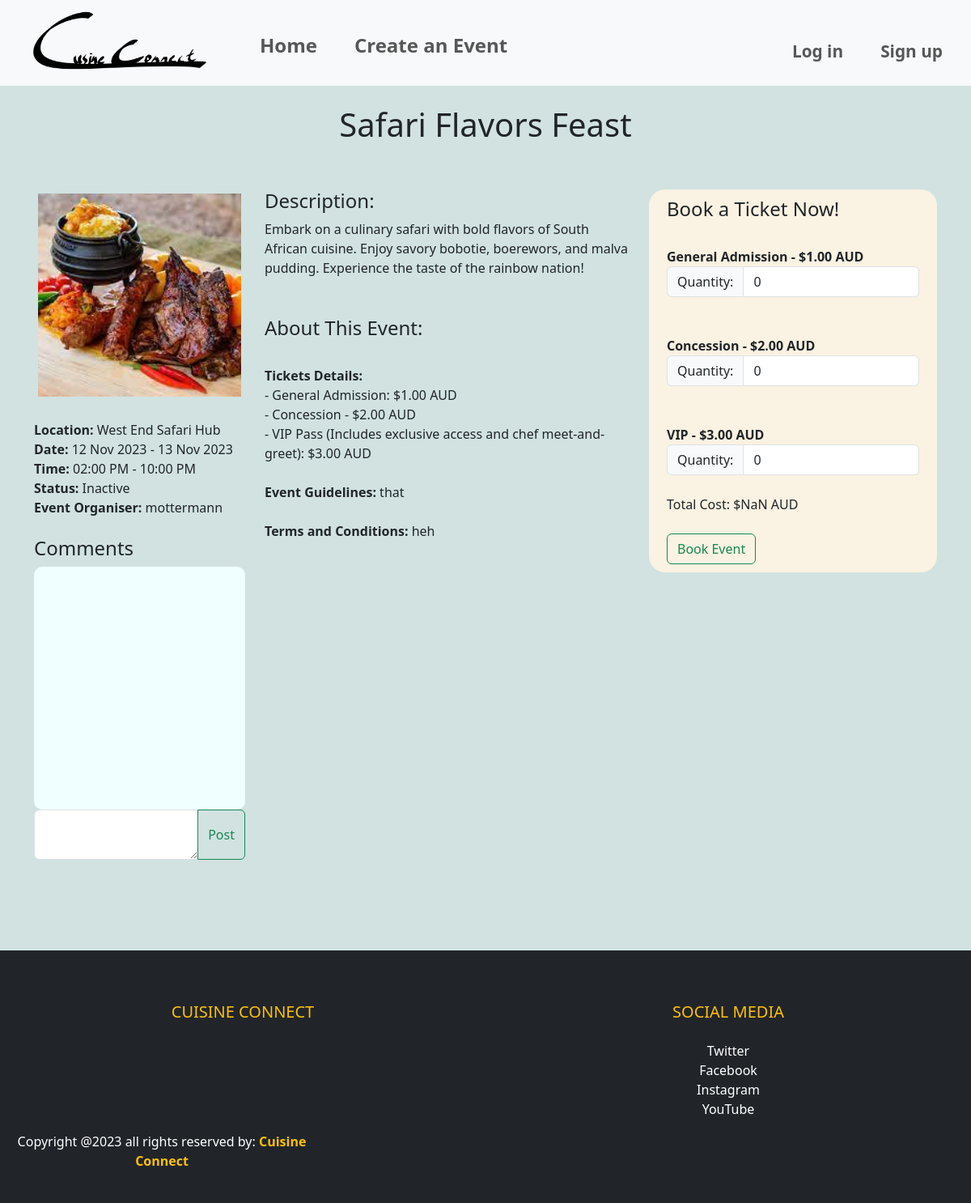
Before: /events/event/6 with the older database file.
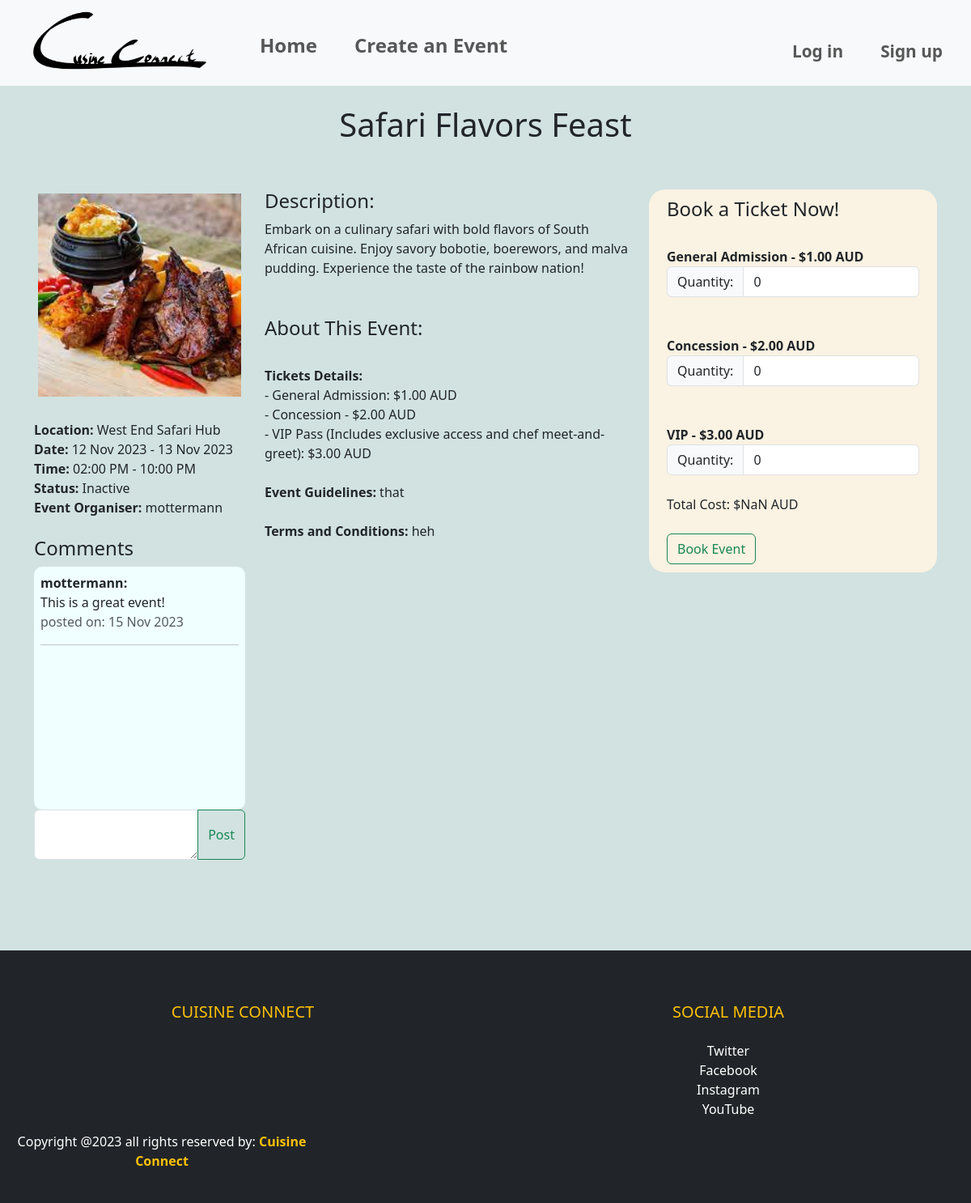
After: the same page with the newer database file.
### website/models.py (models this page shows, shortened)
class Event(db.Model):
    __tablename__ = 'events'
    id = db.Column(db.Integer, primary_key=True)
    name = db.Column(db.String(80), nullable=False)
    location = db.Column(db.String(400), nullable=False)
    start_date = db.Column(db.Date, nullable=False)
    end_date = db.Column(db.Date, nullable=False)
    start_time = db.Column(db.Time, nullable=False)
    end_time = db.Column(db.Time, nullable=False)
    ga_price = db.Column(db.Numeric, nullable=False)
    ga_availability = db.Column(db.Integer, nullable=False)
    concession_price = db.Column(db.Numeric, nullable=False)
    concession_availability = db.Column(db.Integer, nullable=False)
    vip_price = db.Column(db.Numeric, nullable=False)
    vip_availability = db.Column(db.Integer, nullable=False)
    description = db.Column(db.Text, nullable=False)
    image = db.Column(db.String(400), nullable=True)
    event_guidelines = db.Column(db.Text, nullable=True)
    terms_conditions = db.Column(db.Text, nullable=True)
    category = db.Column(db.String(80), nullable=True)
    comments = db.relationship('Comment', backref='event')
    user_id = db.Column(db.Integer, db.ForeignKey('users.id'))
    user = db.relationship('User', backref=db.backref('events', lazy=True))
    is_cancelled = db.Column(db.Boolean, default=False)
    event_bookings = db.relationship('Bookings', back_populates='event', lazy=True)
    @property
    def total_availability(self):
        return (self.concession_availability + self.ga_availability + self.vip_availability)
    @property
    def total_tickets_booked(self):
        return sum(bookings.ga_quantity + bookings.concession_quantity + bookings.vip_quantity for bookings in self.event_bookings)
    @property
    def status(self):
        try:
            if self.is_cancelled:
                return "Cancelled"
            elif self.total_availability == self.total_tickets_booked:
                return "Sold Out"
            elif datetime.combine(self.start_date, self.start_time) < datetime.now():
                return "Inactive"
            else:
                return "Open"
        except Exception as e:
            print(f"Error updating status: {e}")

class Bookings(db.Model):
    __tablename__ = 'bookings'
    id = db.Column(db.Integer, primary_key=True)
    name = db.Column(db.String(80))
    description = db.Column(db.String(200))
    image = db.Column(db.String(400))
    user_id = db.Column(db.Integer, db.ForeignKey('users.id'))
    event_id = db.Column(db.Integer, db.ForeignKey('events.id'))
    event = db.relationship('Event', back_populates='event_bookings', lazy=True)
    ga_quantity = db.Column(db.Integer, default=0)
    concession_quantity = db.Column(db.Integer, default=0)
    vip_quantity = db.Column(db.Integer, default=0)
    booking_time = db.Column(db.DateTime, default=datetime.utcnow)

class User(db.Model, UserMixin):
    __tablename__='users'
    id = db.Column(db.Integer, primary_key=True)
    name = db.Column(db.String(100), index=True, unique=True, nullable=False)
    emailid = db.Column(db.String(100), index=True, nullable=False)
    contactnumber = db.Column(db.Integer)
    address = db.Column(db.String(15), unique=True, index=True, nullable=True)
    password_hash = db.Column(db.String(255), nullable=False)
    comments = db.relationship('Comment', backref='user')

class Comment(db.Model):
    __tablename__ = 'comments'
    id = db.Column(db.Integer, primary_key=True)
    text = db.Column(db.String(400))
    created_at = db.Column(db.DateTime, default=datetime.now())
    user_id = db.Column(db.Integer, db.ForeignKey('users.id'))
    event_id = db.Column(db.Integer, db.ForeignKey('events.id'))

### website/events.py (the view)
@bp.route('/event/<int:id>')
def event_details(id):
    print(f"Event ID: {id}")
    event = Event.query.get_or_404(id)
    comment_form = CommentForm()
    return render_template('eventDetails.html', event=event, form=comment_form)

### website/forms.py
class CommentForm(FlaskForm):
    text = TextAreaField('Comment', [InputRequired()])
    submit = SubmitField('Post')

### website/templates/eventDetails.html (shortened to what this page needs)
{% extends 'base.html' %}
{% block header %}
<link rel="stylesheet" href="{{ url_for('static', filename='style/style.css') }}">
{% endblock %}
{% block content %}
<div>
    <div class="heading">
        <h1>{{ event.name }}</h1><br><br>
    </div>
    <div class="container">
        <div class="row">
            <div class="col-sm-3">
                <div class="box">
                    <img class="cropImage" src="{{ url_for('static', filename=event.image.split('static/')[1].replace('\\', '/')) }}" alt="Event Image">
                </div>
                <br><b>Location:</b> {{ event.location }}
                <br><b>Date:</b> {{ event.start_date.strftime('%d %b %Y') }} - {{ event.end_date.strftime('%d %b %Y') }}
                <br><b>Time:</b> {{ event.start_time.strftime('%I:%M %p') }} - {{ event.end_time.strftime('%I:%M %p') }}
                <br><b>Status:</b> {{ event.status }}
                <br><b>Event Organiser:</b> {{ event.user.name }}
                <br><br><h4>Comments</h4>
                <div class="overflow-auto reviewsColor">
                    <div class="reviews">
                        {% for comment in event.comments %}
                        <div>
                            <b>{{ comment.user.name }}:</b><br>
                            {{ comment.text }}
                            <div class="text-muted">posted on: {{ comment.created_at.strftime('%d %b %Y') }}</div>
                        </div>
                        <hr class="hr hr-blurry" />
                        {% endfor %}
                    </div>
                </div>
                <form method="post" action="{{ url_for('event.post_comment', event_id=event.id) }}">
                    <div class="input-group mb-3">
                        {{ form.text(class="form-control") }}
                        <button class="btn btn-outline-success" type="submit">Post</button>
                    </div>
                </form>
            </div>
            <div class="col-sm-5">
                <h4>Description:</h4>
                {{ event.description }}
                <br><br><br><h4>About This Event:</h4>
                <br><b>Tickets Details:</b>
                <br>- General Admission: ${{ "%.2f"|format(event.ga_price) }} AUD
                <br>- Concession - ${{ "%.2f"|format(event.concession_price) }} AUD
                <br>- VIP Pass (Includes exclusive access and chef meet-and-greet): ${{ "%.2f"|format(event.vip_price) }} AUD
                <br><br><b>Event Guidelines:</b>
                {{ event.event_guidelines }}
                <br><br><b>Terms and Conditions:</b>
                {{ event.terms_conditions }}
            </div>
            <div class="col-sm-4">
                <div class="formLayout">
                    <div class="container">
                        <h4>Book a Ticket Now!</h4>
                        <form method="post" action="{{ url_for('event.book_event', id=event.id) }}">
                            <br><b>General Admission - ${{ "%.2f"|format(event.ga_price) }} AUD</b><br>
                            <div class="input-group">
                                <div class="input-group-text">Quantity:</div>
                                <input type="number" name="ga_quantity" id="GAquantity" class="form-control" min="0" value="0">
                            </div><br>
                            <br><b>Concession - ${{ "%.2f"|format(event.concession_price) }} AUD</b><br>
                            <div class="input-group">
                                <div class="input-group-text">Quantity:</div>
                                <input type="number" name="concession_quantity" id="concessionquantity" class="form-control" min="0" value="0">
                            </div><br>
                            <br><b>VIP - ${{ "%.2f"|format(event.vip_price) }} AUD</b><br>
                            <div class="input-group">
                                <div class="input-group-text">Quantity:</div>
                                <input type="number" name="vip_quantity" id="VIPquantity" class="form-control" min="0" value="0">
                            </div><br>
                            <div id="totalPrice">Total Cost: $0.00 AUD</div><br>
                            <button class="btn btn-outline-success" type="submit">Book Event</button>
                        </form>
                    </div>
                </div>
            </div>
        </div>
    </div>
</div>
<br><br><br><br>
{% endblock %}

### website/templates/base.html (shortened to what this page needs)
<!DOCTYPE html>
<html lang="en">
    <head>
        <link rel="stylesheet" href="{{url_for('static', filename='style/style.css')}}">
        <link href="https://cdn.jsdelivr.net/npm/bootstrap@5.3.1/dist/css/bootstrap.min.css" rel="stylesheet">
    </head>
    <body class="bGColor">
        <nav class="navbar sticky-top navbar-expand-sm bg-light navbar-light justify-content-center">
            <div class="container-fluid">
                    <ul class="navbar-nav">
                        <li><a class="navbar-brand" href = "{{ url_for('main.index') }}"><img src="{{url_for('static', filename='img/logo.png')}}" style="width:240px;height:90px"></a></li>
                        <li class="nav-item" ><a style="font-size: 150%; padding-top: 30px;" class="nav-link" href = "{{ url_for('main.index') }}"><b>Home</b></a></li>
                        <li class="nav-item" ><a style="font-size: 150%; padding-top: 30px;" class="nav-link" href = "{{ url_for('event.create') }}"><b>Create an Event</b></a></li>
                    </ul>
                    <ul class = "navbar-nav navbar-right">
                        {% if current_user.is_authenticated %}
                        <li class="nav-item" ><a style="font-size: 130%; padding-top: 30px;" class="nav-link" href = "#"><b>Welcome {{current_user.name}}</b></a></li>
                        <li class="nav-item" ><a style="font-size: 130%; padding-top: 30px;" class="nav-link" href = "{{ url_for('auth.logout') }}"><b>Log out</b></a></li>
                        {% else %}
                        <li class="nav-item" ><a style="font-size: 130%; padding-top: 30px;" class="nav-link" href = "{{ url_for('auth.login') }}"><b>Log in</b></a></li>
                        <li class="nav-item" ><a style="font-size: 130%; padding-top: 30px;" class="nav-link" href = "{{ url_for('auth.register') }}"><b>Sign up</b></a></li>
                        {% endif %}
                    </ul>
            </div>
        </nav>
        {% block header %}
        {% endblock %}
    {% block content %}
    {% endblock %}
    <footer class="bg-dark text-white pt-5 pb-4">
        <div class="container-fluid text-center text-md-left">
            <div class="row text-center text-md-left">
                <div class="col-md-3 col-lg-3 col-xl-3 mx-auto mt-3">
                    <h5 class="text-uppercase mb-4 font-weight-bold text-warning">Cuisine Connect</h5>
                </div>
                <div class="col-md-3 col-lg-3 col-xl-3 mx-auto mt-3">
                    <h5 class="text-uppercase mb-4 font-weight-bold text-warning">Social Media</h5>
                    <ul class="list-unstyled">
                        <li>
                            <a href="https://twitter.com/elonmusk" class="text-white" style="text-decoration: none;">Twitter</a>
                        </li>
                        <li>
                            <a href="https://www.facebook.com/zuck/" class="text-white" style="text-decoration: none;">Facebook</a>
                        </li>
                        <li>
                            <a href="https://www.instagram.com/cats_of_instagram" class="text-white" style="text-decoration: none;">Instagram</a>
                        </li>
                        <li>
                            <a href="https://www.youtube.com/watch?v=dQw4w9WgXcQ&t=1s" class="text-white" style="text-decoration: none;">YouTube</a>
                        </li>
                    </ul>
                </div>
            </div>
            <div class="row">
                <div class="col-md-4 col-lg-4">
                    <p>Copyright @2023 all rights reserved by:
                        <strong class="text-warning">Cuisine Connect</strong>
                    </p>
                </div>
            </div>
        </div>
      </footer>
    </body>
</html>

### website/static/style/style.css (style rules this page uses)
.heading { text-align: center; padding-top: 2%; }
.box { position: relative; width:100%; border: 5px solid rgba(196, 218, 216, 0); }
.box::before { content: ""; display: block; padding-top: 100%; }
.cropImage { position: absolute; top: 0; left: 0; width: 100%; height: 100%; object-fit: cover; }
.bGColor { background-color: rgba(196, 218, 216, 0.767); }
.navbar-nav > li { padding-left: 15px; padding-right: 15px; }
.formLayout { background-color: rgb(250, 242, 226); padding: 10px; border-radius: 20px; }
.reviews { height: 300px; padding: 8px; }
.reviewsColor { background-color: azure; border-radius: 10px; }

Changed rows visible on the page:
added Comment: user.name "mottermann", text "This is a great event!", created_at "15 Nov 2023"
